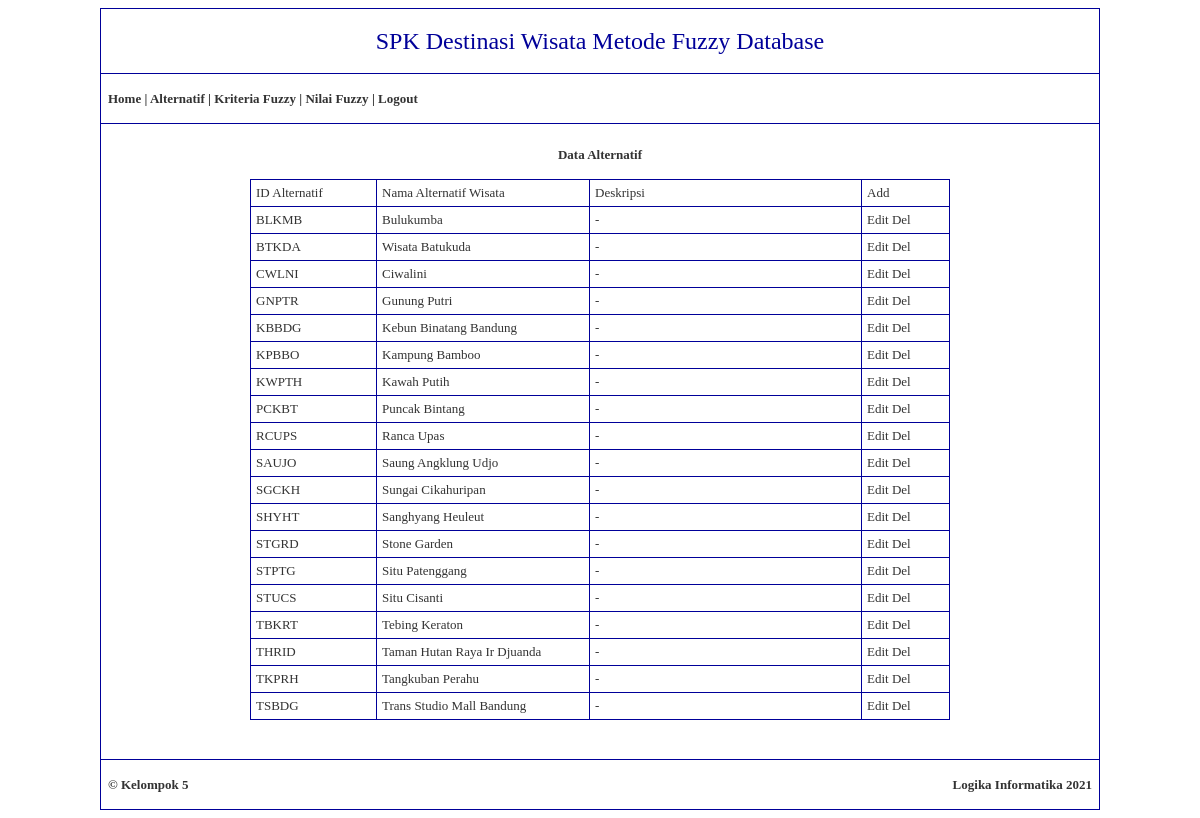
The page /alternatif.php (signed in) on the database its author committed.
### tables this page shows
CREATE TABLE `alternatif` (
  `id_alternatif` varchar(50) NOT NULL,
  `nama_alternatif` varchar(200) DEFAULT NULL,
  `deskripsi` text DEFAULT NULL
);

### alternatif.php (the view, shortened to what this page needs)
<?php
	include("koneksi.php");
?>
<!DOCTYPE html PUBLIC "-//W3C//DTD XHTML 1.0 Transitional//EN" "http://www.w3.org/TR/xhtml1/DTD/xhtml1-transitional.dtd">
<html xmlns="http://www.w3.org/1999/xhtml">
<head>
</head>
<body>
<table width="1000" border="0" align="center" cellpadding="7" cellspacing="1" bgcolor="#000099">
  <tr>
    <td height="50" bgcolor="#FFFFFF" align="center"><span class="style1">SPK Destinasi Wisata Metode Fuzzy Database</span></td>
  </tr>
  <tr>
    <td height="35" bgcolor="#FFFFFF"><span class="style2"><a href="admin.php">Home</a> | <a href="alternatif.php">Alternatif</a> | <a href="kriteria-fuzzy.php">Kriteria Fuzzy</a> | <a href="nilai-fuzzy.php">Nilai Fuzzy</a> | <a href="logout.php">Logout</a></span></td>
  </tr>
  <tr>
    <td align="center" valign="top" bgcolor="#FFFFFF"><br />
      <strong>Data Alternatif</strong><br />
      <br />
      <table width="700" border="0" cellpadding="5" cellspacing="1" bgcolor="#000099">
        <tr>
          <td width="115" bgcolor="#FFFFFF">ID Alternatif</td>
          <td width="202" bgcolor="#FFFFFF">Nama Alternatif Wisata</td>
          <td width="261" bgcolor="#FFFFFF">Deskripsi</td>
          <td width="77" bgcolor="#FFFFFF"><a href="add-alternatif.php">Add</a></td>
        </tr>
        <?php
			$queryalternatif = mysqli_query($db, "SELECT * FROM alternatif ORDER BY id_alternatif");
			while ($dataalternatif = mysqli_fetch_array($queryalternatif))
			{
		?>
        <tr>
          <td bgcolor="#FFFFFF"><?php echo $dataalternatif['id_alternatif']; ?></td>
          <td bgcolor="#FFFFFF"><?php echo $dataalternatif['nama_alternatif']; ?></td>
          <td bgcolor="#FFFFFF"><?php echo $dataalternatif['deskripsi']; ?></td>
          <td bgcolor="#FFFFFF"><a href="edit-alternatif.php?id_alternatif=<?php echo $dataalternatif['id_alternatif']; ?>">Edit</a> <a href="del-alternatif.php?id_alternatif=<?php echo $dataalternatif['id_alternatif']; ?>">Del</a></td>
        </tr>
        <?php
			}
		?>
      </table>
      <br />
    <br /></td>
  </tr>
  <tr>
    <td bgcolor="#FFFFFF"><table width="100%" border="0" cellspacing="0" cellpadding="0">
      <tr>
      <td width="47%" height="35" align="left"><strong>&copy; Kelompok 5</strong></td>
        <td width="53%" height="35" align="right"><strong> Logika Informatika 2021</td>
      </tr>
    </table></td>
  </tr>
</table>
</body>
</html>

### alternatif.php (style rules this page uses)
.style1 { color: #000099; font-size: 24px; }
a:link { text-decoration: none; color: #333333; }
.style2 { font-weight: bold }

### rows shown on the page
alternatif: id_alternatif "BLKMB", nama_alternatif "Bulukumba", deskripsi "-"
alternatif: id_alternatif "BTKDA", nama_alternatif "Wisata Batukuda", deskripsi "-"
alternatif: id_alternatif "CWLNI", nama_alternatif "Ciwalini", deskripsi "-"
alternatif: id_alternatif "GNPTR", nama_alternatif "Gunung Putri", deskripsi "-"
alternatif: id_alternatif "KBBDG", nama_alternatif "Kebun Binatang Bandung", deskripsi "-"
alternatif: id_alternatif "KPBBO", nama_alternatif "Kampung Bamboo", deskripsi "-"
alternatif: id_alternatif "KWPTH", nama_alternatif "Kawah Putih", deskripsi "-"
alternatif: id_alternatif "PCKBT", nama_alternatif "Puncak Bintang", deskripsi "-"
alternatif: id_alternatif "RCUPS", nama_alternatif "Ranca Upas", deskripsi "-"
alternatif: id_alternatif "SAUJO", nama_alternatif "Saung Angklung Udjo", deskripsi "-"
alternatif: id_alternatif "SGCKH", nama_alternatif "Sungai Cikahuripan", deskripsi "-"
alternatif: id_alternatif "SHYHT", nama_alternatif "Sanghyang Heuleut", deskripsi "-"
alternatif: id_alternatif "STGRD", nama_alternatif "Stone Garden", deskripsi "-"
alternatif: id_alternatif "STPTG", nama_alternatif "Situ Patenggang", deskripsi "-"
alternatif: id_alternatif "STUCS", nama_alternatif "Situ Cisanti", deskripsi "-"
alternatif: id_alternatif "TBKRT", nama_alternatif "Tebing Keraton", deskripsi "-"
alternatif: id_alternatif "THRID", nama_alternatif "Taman Hutan Raya Ir Djuanda", deskripsi "-"
alternatif: id_alternatif "TKPRH", nama_alternatif "Tangkuban Perahu", deskripsi "-"
alternatif: id_alternatif "TSBDG", nama_alternatif "Trans Studio Mall Bandung", deskripsi "-"
